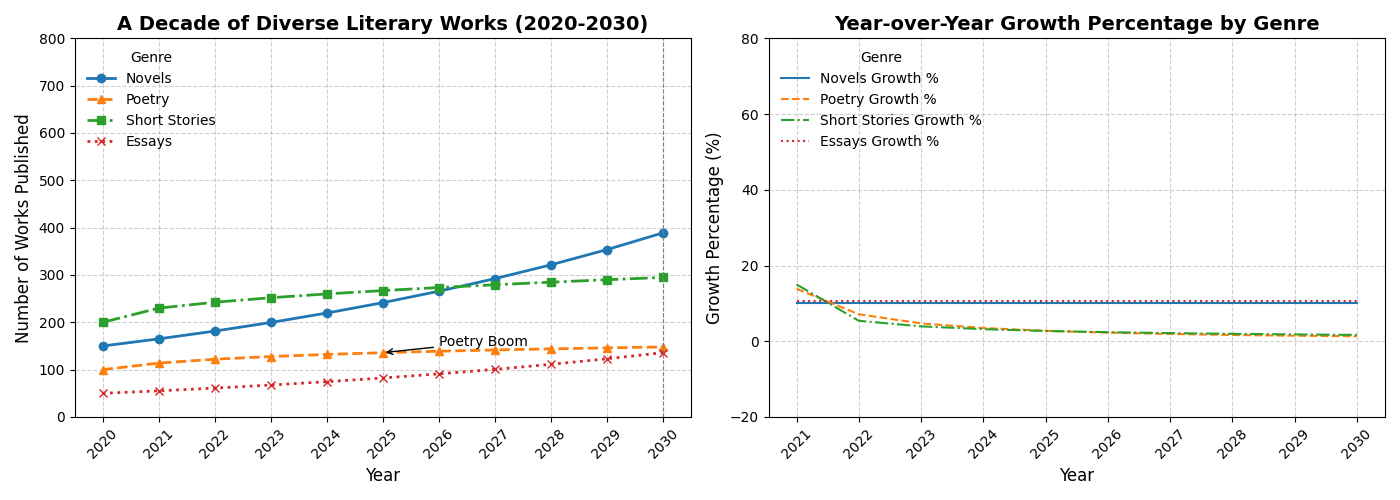

Here is the Python script that generated this plot:
import matplotlib.pyplot as plt
import numpy as np

years = np.arange(2020, 2031)

novels_published = 150 * (1.1 ** np.arange(len(years)))
poetry_published = 100 + 20 * np.log1p(np.arange(len(years)))
short_stories_published = 200 + 30 * np.sqrt(np.arange(len(years)))
essays_published = 50 * np.exp(0.1 * np.arange(len(years)))

fig, axs = plt.subplots(1, 2, figsize=(14, 5))

axs[0].plot(years, novels_published, label='Novels', color='#1f77b4', marker='o', linewidth=2, linestyle='-')
axs[0].plot(years, poetry_published, label='Poetry', color='#ff7f0e', marker='^', linewidth=2, linestyle='--')
axs[0].plot(years, short_stories_published, label='Short Stories', color='#2ca02c', marker='s', linewidth=2, linestyle='-.')
axs[0].plot(years, essays_published, label='Essays', color='#d62728', marker='x', linewidth=2, linestyle=':')

axs[0].set_title('A Decade of Diverse Literary Works (2020-2030)', fontsize=14, fontweight='bold')
axs[0].set_xlabel('Year', fontsize=12)
axs[0].set_ylabel('Number of Works Published', fontsize=12)
axs[0].legend(loc='upper left', title='Genre', fontsize=10, frameon=False)
axs[0].grid(True, linestyle='--', alpha=0.6)
axs[0].set_xticks(years)
axs[0].set_xticklabels(years, rotation=45)
axs[0].set_yticks(np.arange(0, 801, 100))
axs[0].axvline(x=2030, color='gray', linestyle='--', linewidth=0.8, label='Peak Year')
axs[0].annotate('Poetry Boom', xy=(2025, poetry_published[5]), xytext=(2026, 150),
                arrowprops=dict(facecolor='black', arrowstyle='->'), fontsize=10)

growth_novels = np.diff(novels_published) / novels_published[:-1] * 100
growth_poetry = np.diff(poetry_published) / poetry_published[:-1] * 100
growth_short_stories = np.diff(short_stories_published) / short_stories_published[:-1] * 100
growth_essays = np.diff(essays_published) / essays_published[:-1] * 100

growth_years = years[1:]

axs[1].plot(growth_years, growth_novels, label='Novels Growth %', color='#1f77b4', linestyle='-')
axs[1].plot(growth_years, growth_poetry, label='Poetry Growth %', color='#ff7f0e', linestyle='--')
axs[1].plot(growth_years, growth_short_stories, label='Short Stories Growth %', color='#2ca02c', linestyle='-.')
axs[1].plot(growth_years, growth_essays, label='Essays Growth %', color='#d62728', linestyle=':')

axs[1].set_title('Year-over-Year Growth Percentage by Genre', fontsize=14, fontweight='bold')
axs[1].set_xlabel('Year', fontsize=12)
axs[1].set_ylabel('Growth Percentage (%)', fontsize=12)
axs[1].legend(loc='upper left', title='Genre', fontsize=10, frameon=False)
axs[1].grid(True, linestyle='--', alpha=0.6)
axs[1].set_xticks(growth_years)
axs[1].set_xticklabels(growth_years, rotation=45)
axs[1].set_yticks(np.arange(-20, 81, 20))

plt.tight_layout()
plt.show()
